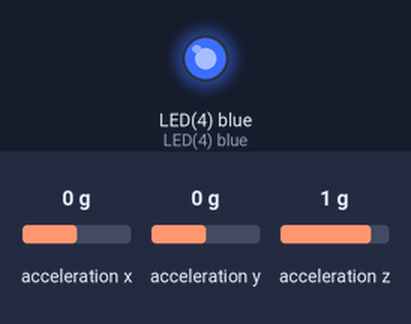
The program below on a simulated pyboard running MicroPython. On the bench: output pins drawn as LEDs (lit = HIGH). The test bench sets the inputs (shaded band); at power-on: acceleration x 0 g, acceleration y 0 g, acceleration z 1 g. Files the program writes start out absent; library files of the repository ran but are not shown: 1 file(s). At 10.1 s the program stops and its outputs stay as they are.

Above: at 0.1 s.
At 10.1 s:
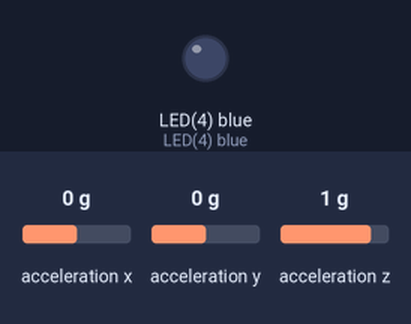
Timing chart, 0 to 11.6 s (numbered marks = the images above):
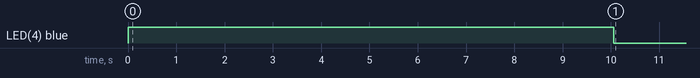

The program:

main.py
```python
# main.py -- put your code here!

#! /usr/bin/env python

###############################################################################
# main.py
#
# Script for basic logging to the micro-SD card
#
# Most adapted from:
#  https://github.com/micropython/micropython/blob/master/examples/accellog.py
#
#  Main edit from the example is using safer "with open..." syntax for the file
#
# Created: 08/07/15
#   - Joshua Vaughan
#   - joshua.vaughan@louisiana.edu
#   - http://www.ucs.louisiana.edu/~jev9637
#
# Modified:
#   *
#
###############################################################################

# log the accelerometer values to a .csv-file on the SD-card

import pyb

accel = pyb.Accel()                                 # create object of accelerometer
blue = pyb.LED(4)                                   # create object of blue LED

blue.on()                                           # turn on blue LED

# open file to write data - /sd/ is the SD-card, /flash/ is the internal memory
with open('/sd/log.csv', 'w') as log:
    log.write('Time (ms),X,Y,Z\n')                      # write heading to file

    start_time = pyb.millis()

    for i in range(100):                                # do 100 times
            t = pyb.elapsed_millis(start_time)          # get time since reset
            x, y, z = accel.filtered_xyz()              # get acceleration data
            log.write('{},{},{},{}\n'.format(t,x,y,z))  # write data to file
            pyb.delay(100)                              # Delay for 100ms

blue.off()                                          # turn off LED
```

Measured:
- by itself, LED(4) blue: LOW → HIGH at 0.00 s, → LOW 10.1 s later
